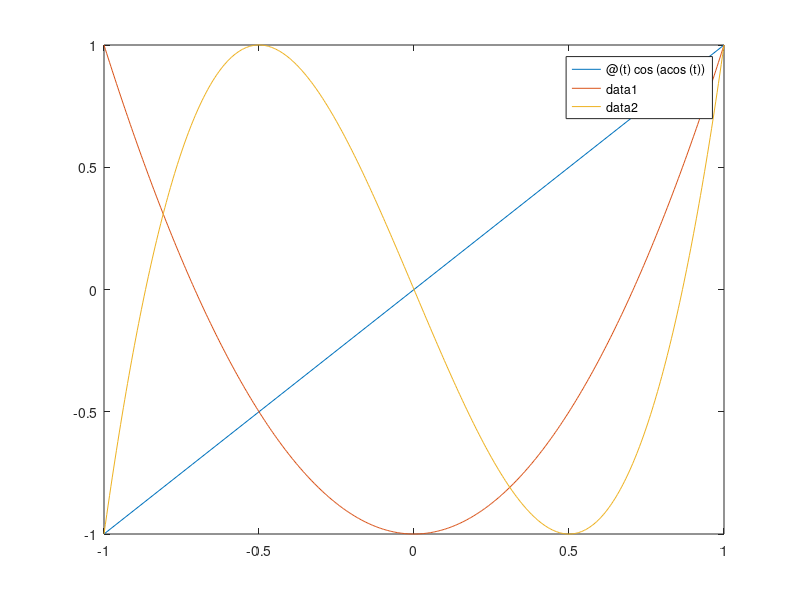

The MATLAB source for this figure:
t = -1:0.01:1;
T1 = @(t) cos(acos(t));
T2 = @(t) cos(2*acos(t));
T3 = @(t) cos(3*acos(t));

fplot(T1,[-1,1])
hold on
fplot(T2,[-1,1])
fplot(T3,[-1,1])
hold off
